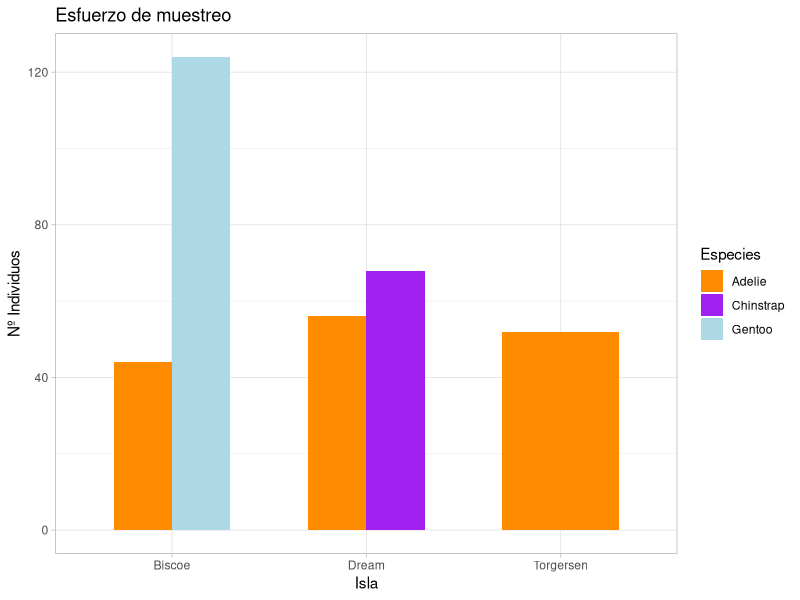
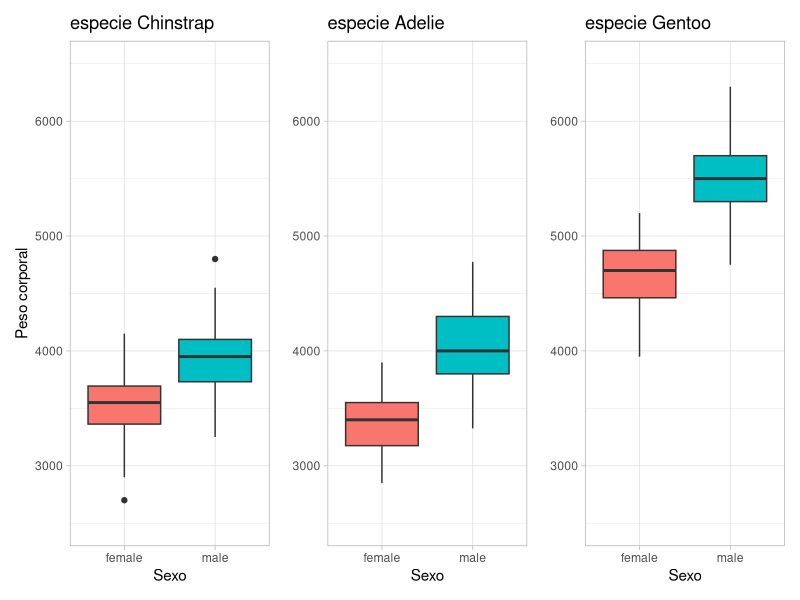

The R script that drew these images, in order:
## ---- chunk 1
knitr::opts_chunk$set(echo = TRUE)
## ---- chunk 2
library(palmerpenguins)
summary(penguins)
## ---- chunk 3
library(dplyr)
library(knitr)
library(kableExtra)
## ---- chunk 4
n_por_sexo <- penguins %>% group_by(sex) %>% 
  summarise(sample_size = length(sex))
kable(n_por_sexo, align = "l", caption = "Número de individuos de cada sexo") %>% 
  kable_minimal(full_width = F, position="left")
## ---- chunk 5
n_por_especie <- penguins %>% group_by(species) %>% 
  summarise(sample_size = length(sex))
kable(n_por_especie, align = "l", caption = "Número de individuos de cada especie")%>% 
  kable_minimal(full_width = F, position="left")

## ---- chunk 6
n_por_especie_y_sexo <- penguins %>% group_by(sex, species) %>% 
  summarise(sample_size = length(sex))
kable(n_por_especie_y_sexo, align = "l", caption = "Número de individuos de cada grupo")%>% 
  kable_minimal(full_width = F, position="left")

## ---- chunk 7
variables <- c("long_pico", "prof_pico", "long_aleta", "peso")

media <- c(mean(penguins$bill_length_mm, na.rm = T), mean(penguins$bill_depth_mm, na.rm = T), mean(penguins$flipper_length_mm, na.rm = T), mean(penguins$body_mass_g, na.rm = T))

sd <- c(sd(penguins$bill_length_mm, na.rm = T), sd(penguins$bill_depth_mm, na.rm = T), sd(penguins$flipper_length_mm, na.rm = T), sd(penguins$body_mass_g, na.rm = T))

min <- c(min(penguins$bill_length_mm, na.rm = T), min(penguins$bill_depth_mm, na.rm = T), min(penguins$flipper_length_mm, na.rm = T), min(penguins$body_mass_g, na.rm = T))

max<- c(max(penguins$bill_length_mm, na.rm = T), max(penguins$bill_depth_mm, na.rm = T), max(penguins$flipper_length_mm, na.rm = T), max(penguins$body_mass_g, na.rm = T))

descriptiva <- data.frame(variables,media,sd,min,max)

kable(descriptiva, align = "l", caption = "Estadística descriptiva de las variables")%>% 
  kable_minimal(full_width = F, position="left")
## ---- chunk 8
library(ggplot2)
## ---- chunk 9

ggplot(data = penguins, aes(x=island, fill=species)) + 
  geom_bar(position="dodge", width=0.6) + 
  scale_fill_manual(values = c("dark orange", "purple", "light blue")) + 
  labs (y="Nº Individuos", x= "Isla") +
  theme_light() + 
  ggtitle("Esfuerzo de muestreo") + 
  guides (fill = guide_legend(title="Especies"))

  
## ---- chunk 10
n_por_islas<-penguins %>% count(island)
kable(n_por_islas, align = "l", caption = "Individuos muestreados por cada isla")%>% 
  kable_minimal(full_width = F, position="left")

## ---- chunk 11
library(patchwork) 
## ---- chunk 12
pingus_adelie <- penguins %>% filter( species =="Adelie") %>% na.omit() 
box_adelie<-ggplot(data = pingus_adelie, aes(x=sex, y=body_mass_g, fill=sex)) +
geom_boxplot(width = 0.8) + 
  theme_light() + 
  labs(y= element_blank(), x="Sexo") + 
  ggtitle("especie Adelie") +
  theme(legend.position = "none") + 
  coord_cartesian(ylim = c(2500,6500))

pingus_chinstrap <- penguins %>% filter(species == "Chinstrap") %>% na.omit()
box_chinstrap<-ggplot(data = pingus_chinstrap, aes(x=sex, y=body_mass_g, fill=sex)) +
  geom_boxplot(width = 0.8) + 
  theme_light() + 
  labs( x="Sexo", y= "Peso corporal") + 
  ggtitle("especie Chinstrap") +
  theme(legend.position = "none")+ 
  coord_cartesian(ylim = c(2500,6500))

pingus_gentoo <- penguins %>% filter( species == "Gentoo") %>% na.omit()
box_gentoo<-ggplot(data = pingus_gentoo, aes(x=sex, y=body_mass_g, fill=sex)) +
  geom_boxplot(width = 0.8) + 
  theme_light() + 
  labs( x="Sexo", y=element_blank()) + 
  ggtitle("especie Gentoo") +
  theme(legend.position = "none")+ 
  coord_cartesian(ylim = c(2500,6500))

box_chinstrap + box_adelie + box_gentoo
